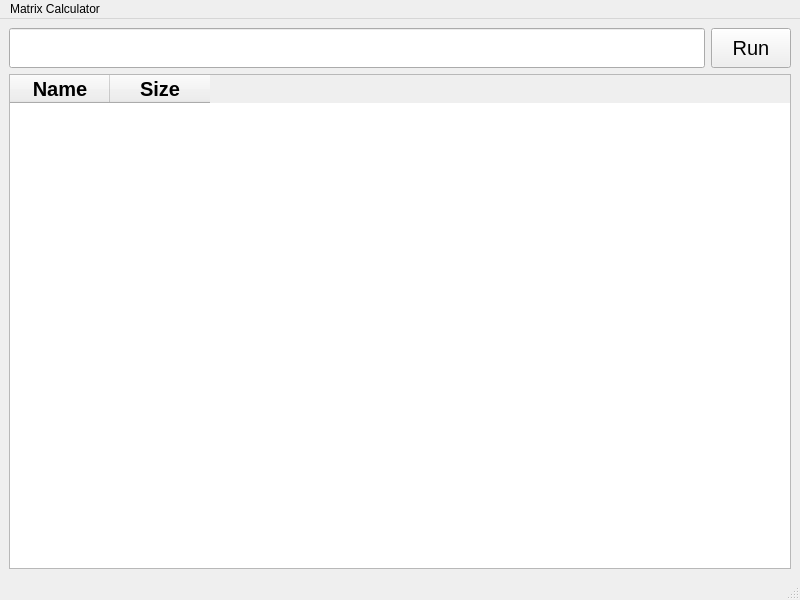
<?xml version="1.0" encoding="UTF-8"?>
<ui version="4.0">
 <class>MainWindow</class>
 <widget class="QMainWindow" name="MainWindow">
  <property name="geometry">
   <rect>
    <x>0</x>
    <y>0</y>
    <width>800</width>
    <height>600</height>
   </rect>
  </property>
  <property name="windowTitle">
   <string>MainWindow</string>
  </property>
  <widget class="QWidget" name="centralwidget">
   <layout class="QGridLayout" name="gridLayout">
    <item row="0" column="0">
     <widget class="QLineEdit" name="Line_input">
      <property name="minimumSize">
       <size>
        <width>100</width>
        <height>40</height>
       </size>
      </property>
      <property name="font">
       <font>
        <pointsize>15</pointsize>
        <bold>false</bold>
       </font>
      </property>
     </widget>
    </item>
    <item row="0" column="1" alignment="Qt::AlignTop">
     <widget class="QPushButton" name="Run_button">
      <property name="minimumSize">
       <size>
        <width>0</width>
        <height>40</height>
       </size>
      </property>
      <property name="font">
       <font>
        <pointsize>15</pointsize>
       </font>
      </property>
      <property name="text">
       <string>Run</string>
      </property>
     </widget>
    </item>
    <item row="1" column="0" colspan="2">
     <widget class="QTableWidget" name="Matrix_table">
      <property name="font">
       <font>
        <pointsize>15</pointsize>
       </font>
      </property>
      <column>
       <property name="text">
        <string>Name</string>
       </property>
       <property name="font">
        <font>
         <pointsize>15</pointsize>
         <bold>true</bold>
        </font>
       </property>
      </column>
      <column>
       <property name="text">
        <string>Size</string>
       </property>
       <property name="font">
        <font>
         <pointsize>15</pointsize>
         <bold>true</bold>
        </font>
       </property>
      </column>
     </widget>
    </item>
   </layout>
  </widget>
  <widget class="QMenuBar" name="menubar">
   <property name="geometry">
    <rect>
     <x>0</x>
     <y>0</y>
     <width>800</width>
     <height>25</height>
    </rect>
   </property>
   <widget class="QMenu" name="menuMatrix_Calculator">
    <property name="title">
     <string>Matrix Calculator</string>
    </property>
    <addaction name="actionHelp_2"/>
    <addaction name="actionAbout"/>
   </widget>
   <addaction name="menuMatrix_Calculator"/>
  </widget>
  <widget class="QStatusBar" name="statusbar"/>
  <action name="actionHelp">
   <property name="text">
    <string>Help</string>
   </property>
  </action>
  <action name="actionHelp_2">
   <property name="text">
    <string>Help</string>
   </property>
  </action>
  <action name="actionAbout">
   <property name="text">
    <string>About</string>
   </property>
  </action>
 </widget>
 <resources/>
 <connections/>
</ui>
